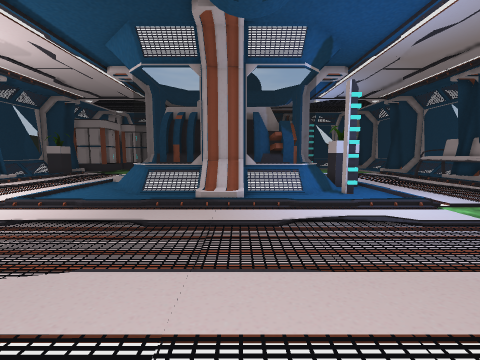
view 1 (above)

24 first-person views from a walk through a scene from a Unity 3-D project. The camera is 1.5 m above the floor, tilts 6° down and sees 90° across. The floor is counted in squares, 1 m on a side. Each view is taken from the middle of a square. On the plan, view 1 faces up. The plan holds only what a view shows up to about 13 squares ahead; the rest is blank. The place goes on beyond the plan. The player character is not drawn. Some surface patterns are stand-ins.

view 2
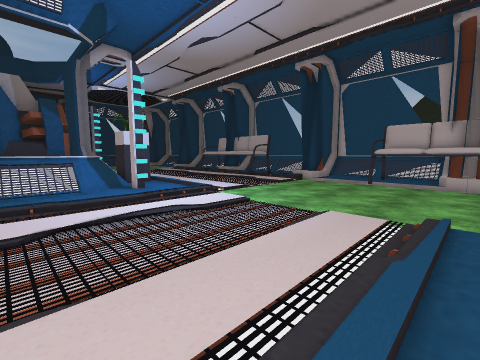

view 3
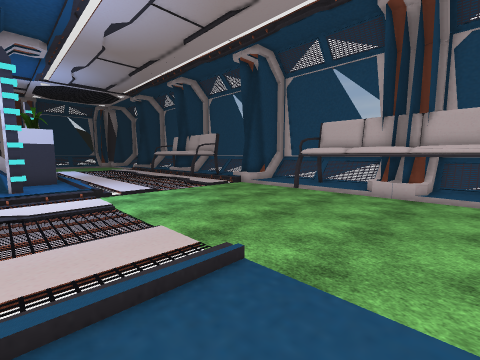

view 4
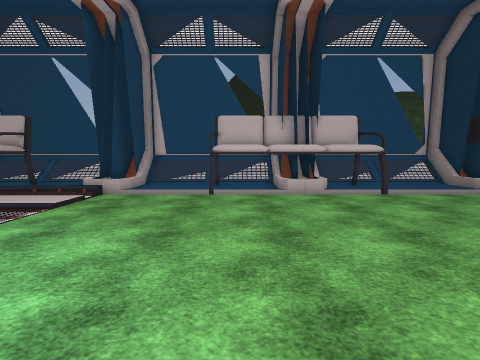

view 5
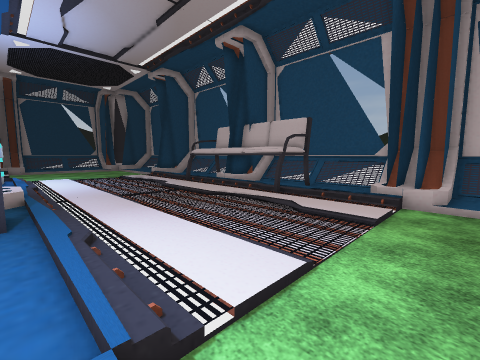

view 6
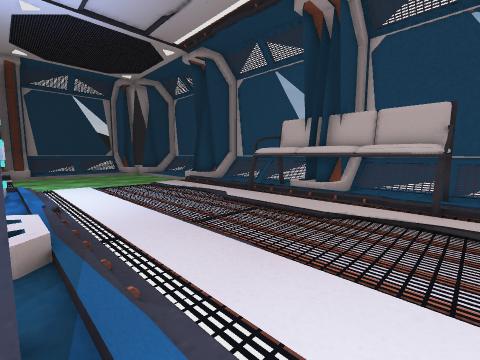

view 7
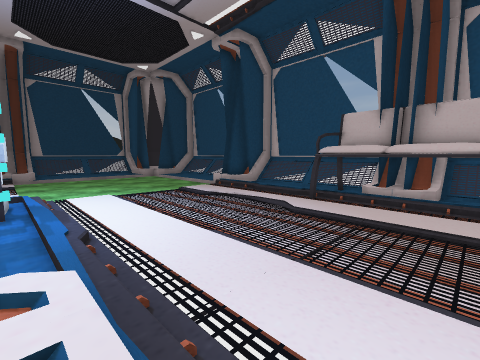

view 8
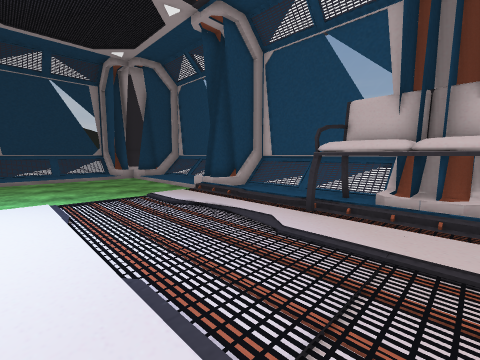

view 9
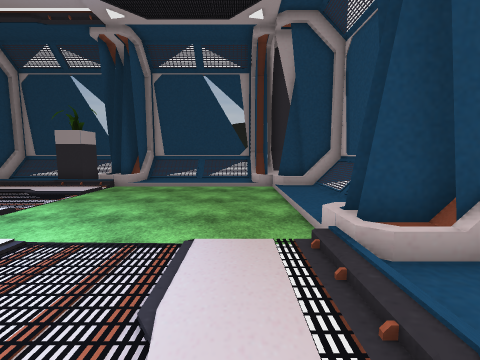

view 10
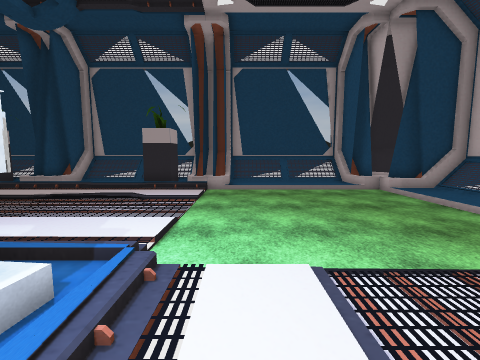

view 11
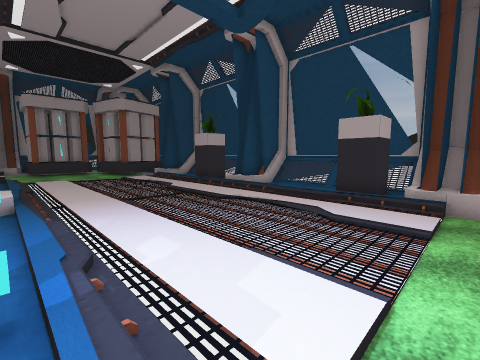

view 12
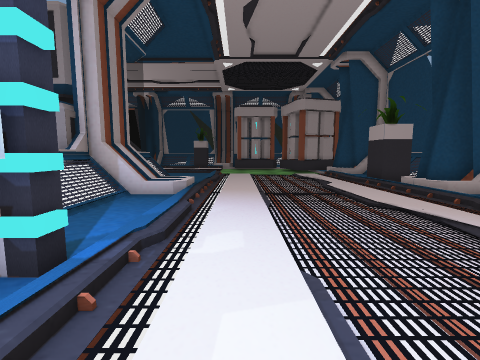

view 13
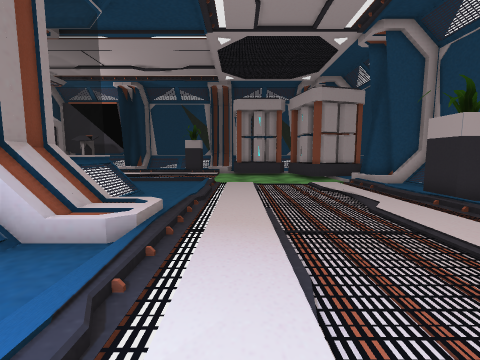

view 14
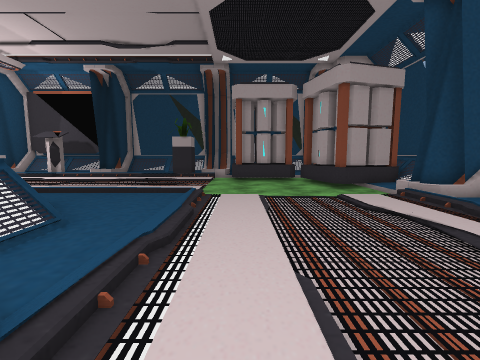

view 15
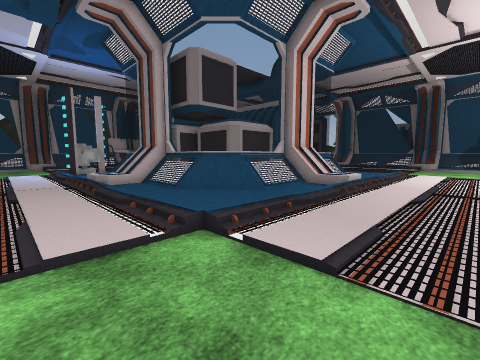

view 16
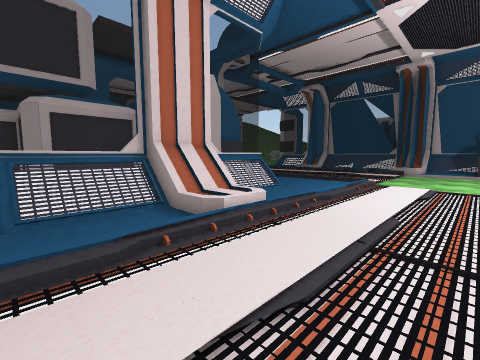

view 17
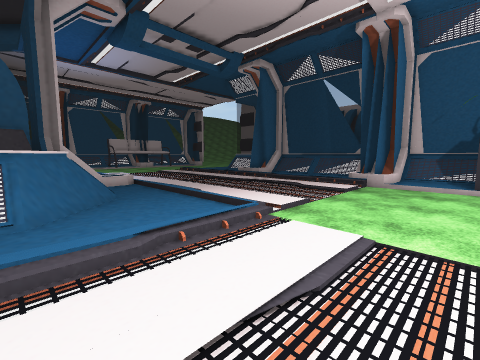

view 18
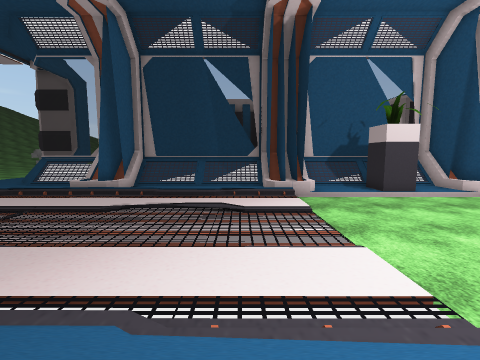

view 19
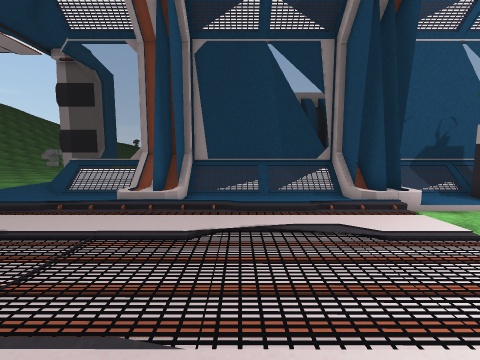

view 20
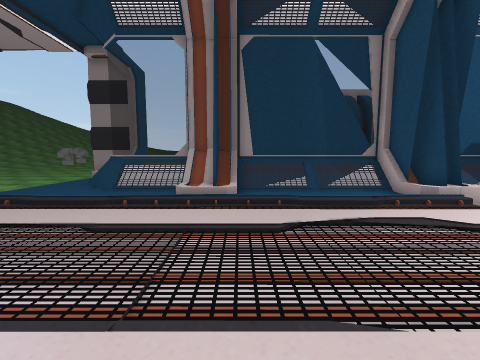

view 21
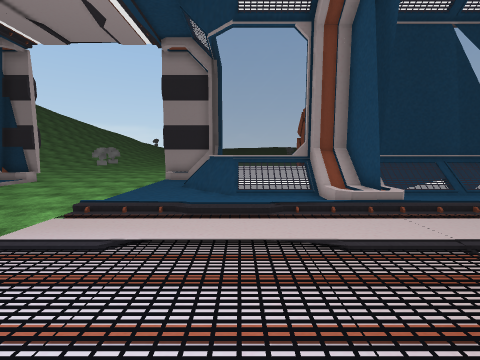

view 22
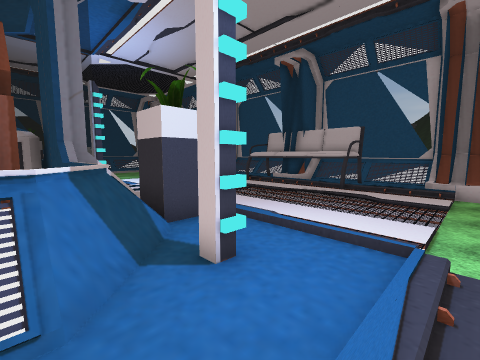

view 23
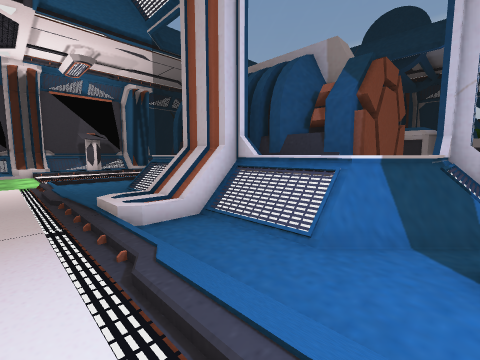

view 24
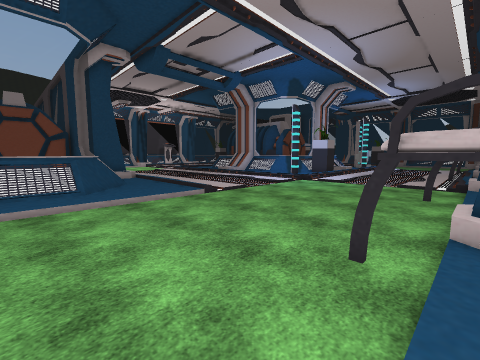

### Floor plan
Key: @ floor where view 1 was taken; # wall or solid block; . main floor; - floor 0.25 m lower than the main floor; / step, stairs or slope; = window, fence, low wall or low ledge; ^ raised ledge; v drop or lower ground; P plant; C container; O other object.
Columns run from 13 left of view 1 to 18 right of it. Each row starts with its distance up from view 1.
 36 O.  ##   P  ##....P.##......##
 35 OO.O#/   P /#O    P.##......###
 34 OO--/////////////////--------###
 33 OO--/................--------../
 32 ----/................--------../
 31 ----.................--------../
 30 ----.................--------../
 29 ----.................--------..
 28 ----/................--------.
 27 ----/..///.....///...--------O#
 26 ../////////////////#////..///O##
 25 ..../......///.....##/......///#
 24 ..../...=OOv/v///   #/....../../
 23 ..../..#===###=     ./....../../
 22 ..../.#v CCC C      ./....../../
 21 ..../.O=CCCC        ./....../../
 20 ..../.O=C           ./......OOO/
 19 ..../=v#C       C## //......OOO#
 18 ....///#         ##///......OOO#
 17 ....//v#        ### //......OOO#
 16 ..../.O=v       #=O ./......OOO/
 15 ..../.O=v^      #=OPP/......OOO/
 14 ..../.=vv##  ####v=../......OOO/
 13 ..../..====###===#=../....../../
 12 ..../...=OO###///##../....../../
 11 ..../......///......./....../..=
 10 ..../......///......./....../###
  9 ----/////////////////--------###
  8 ----/................--------../
  7 ----/................--------../
  6 ----.................--------../
  5 ----.................-------OOO/
  4 ----/................-------OOO/
  3 ----/................-------OOO/
  2 ----////////...//////-------OOO#
  1 P..O#/...../#/.......-------O#O#
  0 P..###.....##@.......-------OOO#
 -1 ///###/////###////...-------OOO/
 -2 ##############===#=..--------../
 -3      #       #   -=..--------../
 -4              #   =O..--------../
 -5              #   =O..--------../

Where each view was taken, in squares from view 1:
view 1: 0 up, 0 right, facing up
view 2: 1 up, 1 right, facing up-right
view 3: 1 down, 5 right, facing up-right
view 4: 4 up, 6 right, facing right
view 5: 8 up, 7 right, facing up-right
view 6: 13 up, 7 right, facing up-right
view 7: 16 up, 7 right, facing up-right
view 8: 17 up, 9 right, facing up-right
view 9: 22 up, 14 right, facing up
view 10: 23 up, 9 right, facing up
view 11: 26 up, 8 right, facing up-left
view 12: 28 up, 8 right, facing left
view 13: 28 up, 4 right, facing left
view 14: 28 up, 0 right, facing left
view 15: 29 up, 13 left, facing down-right
view 16: 22 up, 13 left, facing down-right
view 17: 14 up, 13 left, facing down-right
view 18: 11 up, 7 left, facing down
view 19: 9 up, 4 left, facing down
view 20: 9 up, 2 left, facing down
view 21: 8 up, 3 right, facing down
view 22: 9 up, 3 right, facing up-right
view 23: 8 up, 5 right, facing up-left
view 24: 5 down, 16 right, facing up-left
